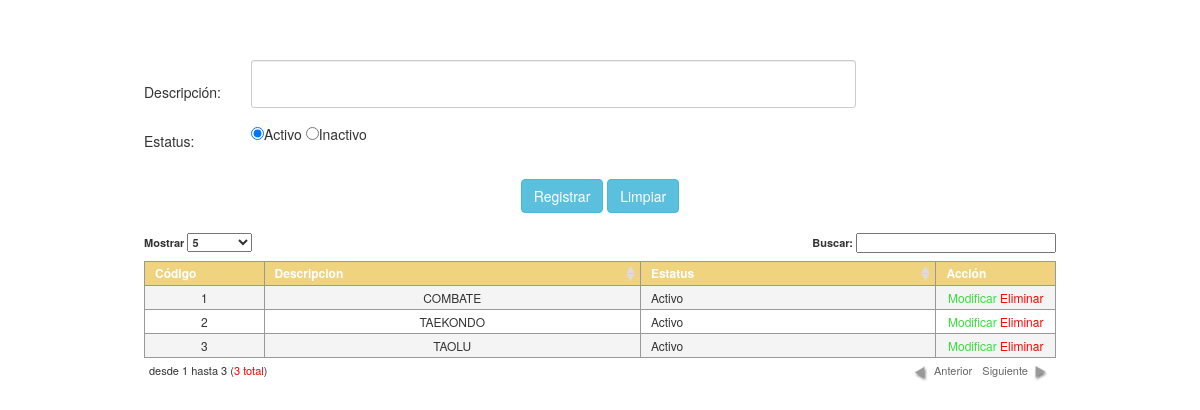
The app's page /vista/modalidades.php with its own data.
### tables this page shows
CREATE TABLE `modalidades` (
  `num_registro` int(11) NOT NULL AUTO_INCREMENT,
  `descripcion` text NOT NULL,
  `estatus` varchar(20) NOT NULL,
  PRIMARY KEY (`num_registro`)
);

### modelo/Conexion.php (called while the page is built, shortened)
<?php
class Conexion
{
    private static $_server   = 'localhost';
    private static $_user     = 'root';
    private static $_password = '123456';
    protected $bd             = 'wushu';
    private function _abrir_conn() {
        $this->_conn = new mysqli(self::$_server, self::$_user, self::$_password, $this->bd);
        if ((int) $this->_conn->connect_errno == 0) {
            $this->_state_conn = TRUE;
            $this->_conn->set_charset('utf8');
            return $this->_conn;
        }
    }
    public function _query($sql) {
        if ($this->_state_conn === TRUE) {
            $resultado = $this->_conn->query($sql);
            if($resultado){
                return $resultado;
            }else{
                return FALSE;
            }
        }
    }
    public function RetornarRegistros($sql) {
        $result = $this->_query($sql);
        if ($this->_state_conn === TRUE) {
             $count = $result->num_rows;
            if($count > 0){
            while ($row =$result->fetch_array()) {
                $rows[] = $row;
            }
            return $rows;
            }else{
                return FALSE;
            }
        }
    }
}

### vista/modalidades.php (the view, shortened to what this page needs)
<?php
require_once '../modelo/Conexion.php';
$obj_conexion        = new Conexion();
?>
<!DOCTYPE html>
<html>
    <head>
        <link href="../css/bootstrap.css" rel="stylesheet" media="screen"/>
        <link href="../css/estilos.css" rel="stylesheet" media="screen"/>
        <link href="../css/jquery.dataTables.css" rel="stylesheet" media="screen"/>
    </head>
    <body>
        <div style="margin-top: 5%;position: relative;display: block">
            <form id="frmmodalidades">
                <table width="912" border="0" align="center">
                    <tr>
                        <td height="49"> Descripci&oacute;n: </td>
                        <td>
                            <div id="div_desc" class="form-group">
                                <textarea style="width:605px !important; resize: none !important; background-color: #ffffff;"  name="descripcion" rows="2"  class="form-control input-sm"  id="descripcion"></textarea>
                            </div>
                        </td>
                    </tr>
                    <tr>
                        <td width="107">Estatus:</td>
                        <td>
                            <div class="form-group">
                                <input type="radio" name="estatus" value="Activo"   id="activo" checked="checked" />Activo
                                <input type="radio" name="estatus" value="Inactivo" id="inactivo" />Inactivo
                            </div>
                        </td>
                    </tr>
                    <tr>
                        <td colspan="4">&nbsp;</td>
                    </tr>
                    <tr>
                        <td colspan="4" align="center">
                            <button type="button" id="ingresar" class="btn btn-info">Registrar</button>
                            <button type="button" id="limpiar" class="btn btn-info">Limpiar</button>
                        </td>
                    </tr>
                    <tr>
                        <td colspan="4" align="center">&nbsp;</td>
                    </tr>
                    <tr>
                        <td colspan="4" align="center">
                            <table border="0" id="tbl_modalidades" class="dataTable">
                                <thead>
                                    <tr>
                                        <th>C&oacute;digo</th>
                                        <th>Descripcion</th>
                                        <th>Estatus</th>
                                        <th>Acci&oacute;n</th>
                                    </tr>
                                </thead>
                                <tbody>
                                    <?php
                                    $sql                 = "SELECT num_registro, descripcion,estatus FROM modalidades";
                                    $resgistros          = $obj_conexion->RetornarRegistros($sql);
                                    $es_array = is_array($resgistros) ? TRUE : FALSE;
                                    if ($es_array == TRUE) {
                                        for ($i = 0; $i < count($resgistros); $i++) {
                                            ?>
                                            <tr>
                                                <td><?php echo $resgistros[$i]['num_registro'] ?></td>
                                                <td><?php echo $resgistros[$i]['descripcion'] ?></td>
                                                <td><?php echo $resgistros[$i]['estatus'] ?></td>
                                                <td>
                                                    <span class="accion modificar">Modificar</span>
                                                    <span class="accion eliminar">Eliminar</span>
                                                </td>
                                            </tr>
                                            <?php
                                        }
                                    }
                                    ?>
                                </tbody>
                            </table>
                        </td>
                    </tr>
                    <tr>
                        <td colspan="4" align="center">&nbsp;</td>
                    </tr>
                </table>
            </form>
        </div>
    </body>
</html>

### css/estilos.css (style rules this page uses)
.modificar { color :#37df3c }
.eliminar { color :#FF0000; }
.accion { cursor: pointer; }

### vista/modalidades.php (style rules this page uses)
body { background-color: transparent; }

### records on screen
modalidades: num_registro "1", descripcion "COMBATE", estatus "Activo"
modalidades: num_registro "2", descripcion "TAEKONDO", estatus "Activo"
modalidades: num_registro "3", descripcion "TAOLU", estatus "Activo"
